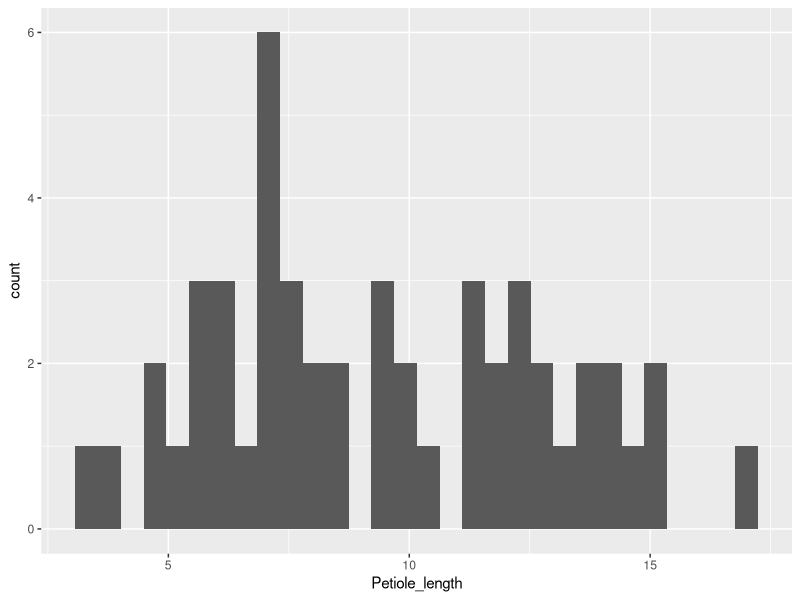

Reproduce this figure in R.
## ---- chunk 1
rm(list = ls())
library(dplyr)
library(here)
library(ggplot2)
## ---- chunk 2
Leaves <- read.csv(here("Data", "Leaves.csv"), stringsAsFactors=TRUE)
## ---- chunk 3
str(Leaves)
## ---- chunk 4
names(Leaves) <- c("Tree_num", "Species", "Leaf", "DBH_cm", "Petiole_length", "Total_length_cm", "Middle_lobe_length_cm", "Middle_lobe_width_cm", "Person")

# Removed additional periods and spaces present in column names. Underscores have been preserved between titles as R will not recognize spaces. c() allows me to change column titles--new titles will be listed in their intended order within c(). 
## ---- chunk 5
levels(Leaves$Species)
# As species data is Chr data, there are no levels without stringsAsFactors. This must be done when importing data.  
## ---- chunk 6
unique(Leaves$Species)

# R automatically thinks that differently capitalized or spelled responses are completely different. unique() allows us to view all data in a particular column to ensure that there aren't such data entry errors. 
## ---- chunk 7
Norway_Maple <- which(Leaves$Species == "Norway maple" | Leaves$Species == "Norway mapel" | Leaves$Species == "Norway Maple")

Leaves$Species[Norway_Maple]<- "Norway Maple"

Red_Maple <- which(Leaves$Species == "red maple" | Leaves$Species == "Red maple" | Leaves$Species == "Red Maple")

Leaves$Species[Red_Maple]<- "Red Maple"

Sugar_Maple <- which(Leaves$Species == "sugar maple" | Leaves$Species == "Sugar maple" | Leaves$Species == "Sugar Maple")

Leaves$Species[Sugar_Maple]<- "Sugar Maple"

# Changes to all three species can be put within this one code block. That makes things much neater than creating three separate blocks. 

# which() combines selected data, allowing one to convert multiple responses into one single response. 

## ---- chunk 8
Sugar<- Leaves %>% filter(Species == "Sugar Maple")

# %>% represents "and then". My code says to take from dataset "Leaves", and then use data corresponding to sugar maples (of the 'Species' column). 
## ---- chunk 9
names(Sugar) <- c("Tree_num", "Species", "Leaf", "DBH_cm", "Petiole_length", "Total_length_cm", "Middle_lobe_length_cm", "Middle_lobe_width_cm", "Person")
## ---- chunk 10
Sugar<- select(Sugar, -Person, -Leaf, -Tree_num)


## ---- chunk 11
ggplot(Sugar, aes(x=Petiole_length)) + geom_histogram()

# Assigning X axis Petiole length through ggplot package. This determines what data will be displayed in the histogram. 
